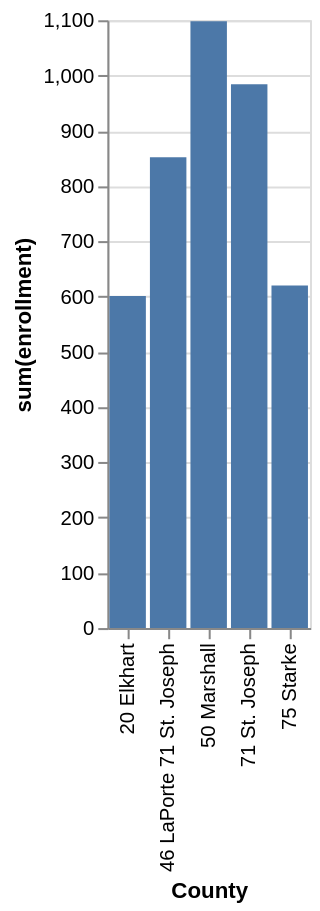

This figure's Vega-Lite source:
### Vega-Lite specification from a JSON file in a GitHub repository (floating-point values rounded to 4 significant figures)
{"data": {"values": [{"x_data": "20 Elkhart", "y_data": 601}, {"x_data": "46 LaPorte 71 St. Joseph", "y_data": 852}, {"x_data": "50 Marshall", "y_data": 1098}, {"x_data": "71 St. Joseph", "y_data": 984}, {"x_data": "75 Starke", "y_data": 620}]}, "mark": "bar", "encoding": {"x": {"field": "x_data", "type": "nominal", "title": "County", "sort": "ascending"}, "y": {"field": "y_data", "type": "quantitative", "title": "sum(enrollment)"}}}
